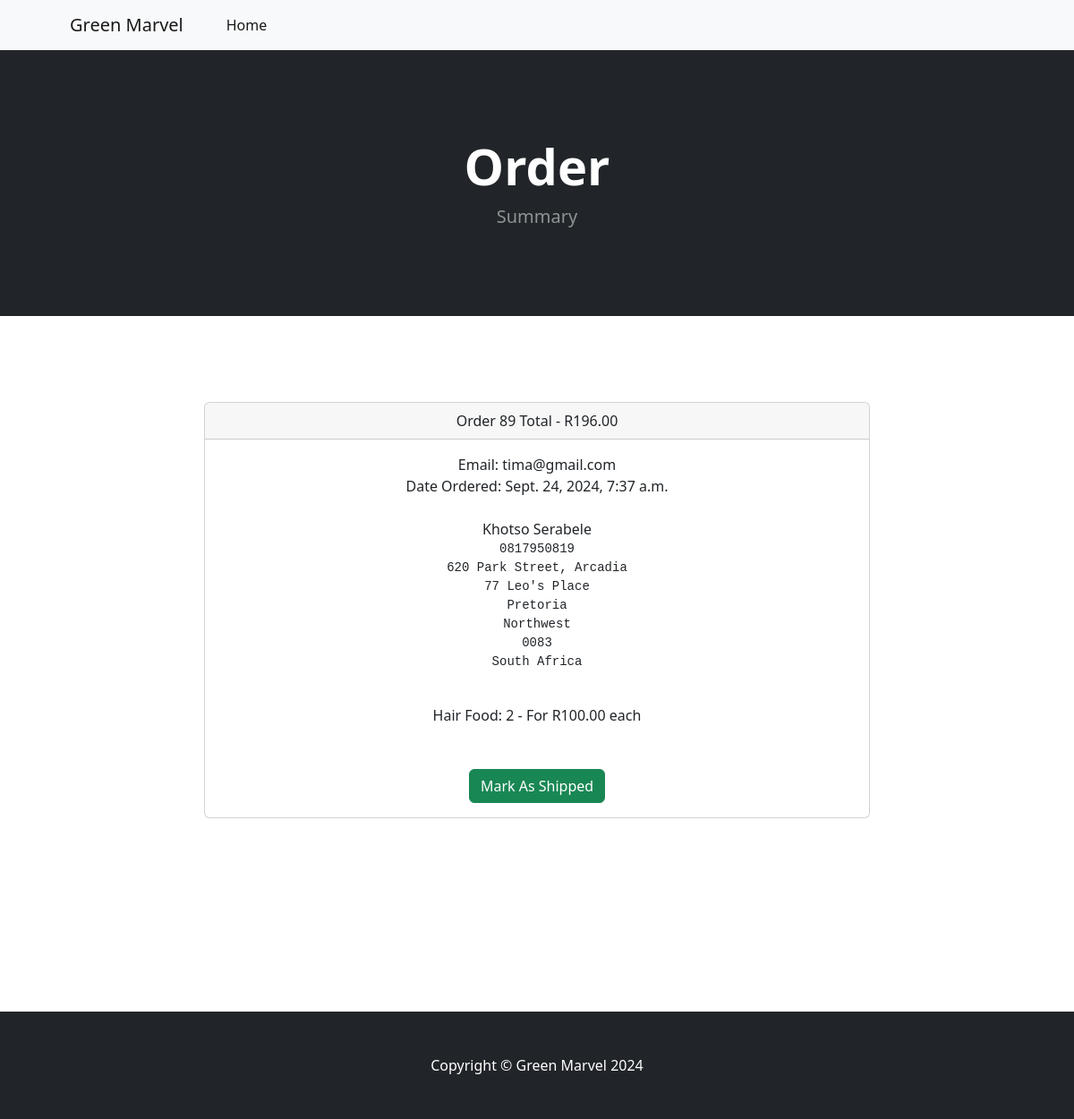
/payment/orders/89 (signed in), run on the app's committed database.
### payment/models.py (models this page shows, shortened)
class Order(models.Model):
	user = models.ForeignKey(User, on_delete=models.CASCADE, null=True, blank=True)
	full_name = models.CharField(max_length=250)
	email = models.EmailField(max_length=250)
	shipping_address = models.TextField(max_length=15000)
	amount_paid = models.DecimalField(max_digits=7, decimal_places=2)
	date_ordered = models.DateTimeField(auto_now_add=True)
	shipped = models.BooleanField(default=False)
	date_shipped = models.DateTimeField(blank=True, null=True)
	total_weight = models.DecimalField(default=0, max_digits=7, decimal_places=2)

class OrderItem(models.Model):
	order = models.ForeignKey(Order, on_delete=models.CASCADE, null=True)
	product = models.ForeignKey(Product, on_delete=models.CASCADE, null=True)
	user = models.ForeignKey(User, on_delete=models.CASCADE, null=True, blank=True)
	quantity = models.PositiveBigIntegerField(default=1)
	price = models.DecimalField(max_digits=7, decimal_places=2)

### greenmarv/models.py (models this page shows)
class Product(models.Model):
	name = models.CharField(max_length=50)
	price = models.DecimalField(default=0, decimal_places=2, max_digits=5)
	Category = models.ForeignKey(Category, on_delete=models.CASCADE, default=1)
	description = models.CharField(max_length=500, default='', blank=True, null=True)
	image = models.ImageField(upload_to='uploads/product/')
	weight = models.DecimalField(default=0, max_digits=5, decimal_places=2)  # Weight in grams
	sale = models.BooleanField(default=False)
	sale_price = models.DecimalField(default=0, decimal_places=2, max_digits=5)

### payment/views.py (the view, shortened to what this page needs)
# urls.py: path('orders/<int:pk>', views.orders, name='orders'),
def orders(request, pk):
	if request.user.is_authenticated and request.user.is_superuser:
		order = Order.objects.get(id=pk)
		items = OrderItem.objects.filter(order=pk)
		return render(request, 'payment/orders.html', {"order":order, "items":items})
	else:
		messages.success(request, "Access Denied")
		return redirect('home')

### cart/context_processors.py (called while the page is built)
def cart(request):
	return {'cart': Cart(request)}

### payment/templates/payment/orders.html (shortened to what this page needs)
{% load static %}
<!DOCTYPE html>
<html lang="en">
    <head>
        <link href="https://cdn.jsdelivr.net/npm/bootstrap-icons@1.5.0/font/bootstrap-icons.css" rel="stylesheet" />
        <link href="{% static 'products/css/styles.css' %}" rel="stylesheet" />
    </head>
    <body>
        <nav class="navbar navbar-expand-lg navbar-light bg-light">
            <div class="container px-4 px-lg-5">
                <a class="navbar-brand" href="#!">Green Marvel</a>
                <div class="collapse navbar-collapse" id="navbarSupportedContent">
                    <ul class="navbar-nav me-auto mb-2 mb-lg-0 ms-lg-4">
                        <li class="nav-item"><a class="nav-link active" aria-current="page" href="{% url 'index' %}">Home</a></li>
                    </ul>
                </div>
            </div>
        </nav>
        <header class="bg-dark py-5">
            <div class="container px-4 px-lg-5 my-5">
                <div class="text-center text-white">
                    <h1 class="display-4 fw-bolder">Order</h1>
                    <p class="lead fw-normal text-white-50 mb-0">Summary</p>
                </div>
            </div>
        </header>
        <br/><br/>
        <div class="container">
            <div class="row">
                <center>
                    <div class="col-8">
                        <br/><br/>
                    <div class="card">
                      <div class="card-header">
                        Order {{ order.id}} Total - R{{order.amount_paid}}
                      </div>
                      <div class="card-body">
                        Email: {{ order.email}}<br/>
                        {% if order.date_shipped %}
                          Date Shipped: {{ order.date_shipped}}
                        {% else %}
                         Date Ordered: {{ order.date_ordered}}
                        {% endif %}
                        <br/><br/>
                        {{ order.full_name }}<br/>
                        <pre>{{ order.shipping_address }}
                        </pre>
                        {% for item in items %}
                          {{ item.product.name }}: {{ item.quantity }} - For R{{ item.price }} each<br/>
                        {% endfor %}
                        <br/><br/>
                        {% if not order.shipped %}
                        <form method="POST">
                          <button type="Submit" class="btn btn-success">Mark As Shipped</button>
                        </form>
                        {% else %}
                        <form method="POST">
                          {% csrf_token %}
                          <input type="hidden" name="shipping_status" value="false">
                          <button type="Submit" class="btn btn-danger">Mark As Not Shipped</button>
                        </form>
                        {% endif %}
                      </div>
                    </div>
                    <br/>
                    <br/><br/>
                  </div>
                </center>
            </div>
        </div>
    <br/><br/>
    <br/><br>
    <br/><br>
        <footer class="py-5 bg-dark">
            <div class="container"><p class="m-0 text-center text-white">Copyright &copy; Green Marvel 2024</p></div>
        </footer>
    </body>
</html>

### data on the page
Order: id "89", amount_paid "196.00", email "tima@gmail.com", date_ordered "Sept. 24, 2024, 7:37 a.m.", full_name "Khotso Serabele", shipping_address "0817950819 620 Park Street, Arcadia 77 Leo's Place Pretoria Northwest 0083 South Africa"
OrderItem: product.name "Hair Food", quantity "2", price "100.00"
